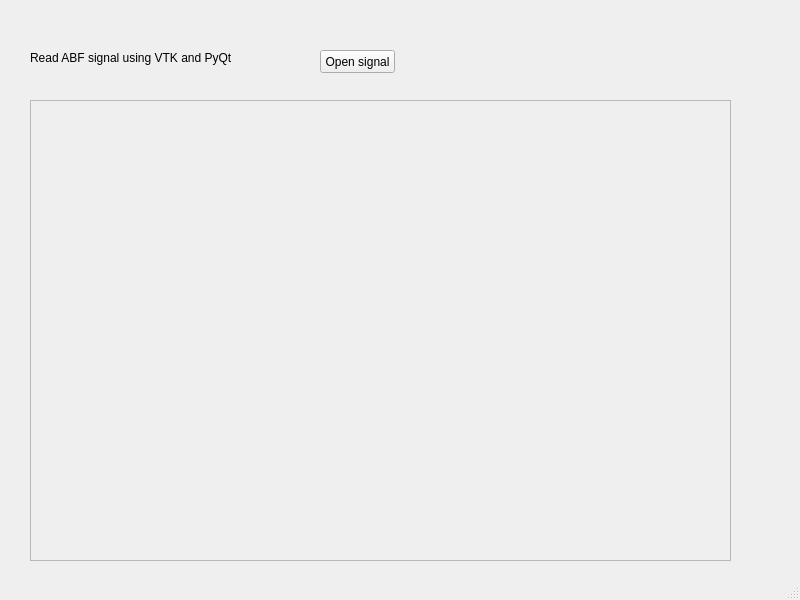
<?xml version="1.0" encoding="UTF-8"?>
<ui version="4.0">
 <class>MainWindow</class>
 <widget class="QMainWindow" name="MainWindow">
  <property name="geometry">
   <rect>
    <x>0</x>
    <y>0</y>
    <width>800</width>
    <height>600</height>
   </rect>
  </property>
  <property name="windowTitle">
   <string>MainWindow</string>
  </property>
  <widget class="QWidget" name="centralwidget">
   <widget class="QLabel" name="label">
    <property name="geometry">
     <rect>
      <x>30</x>
      <y>50</y>
      <width>241</width>
      <height>16</height>
     </rect>
    </property>
    <property name="text">
    <string>Read ABF signal using VTK and PyQt</string>
    </property>
   </widget>
   <widget class="QFrame" name="VtkViewr">
    <property name="geometry">
     <rect>
      <x>30</x>
      <y>100</y>
      <width>701</width>
      <height>461</height>
     </rect>
    </property>
    <property name="frameShape">
     <enum>QFrame::StyledPanel</enum>
    </property>
    <property name="frameShadow">
     <enum>QFrame::Raised</enum>
    </property>
   </widget>
   <widget class="QPushButton" name="Btn_abrir_senal">
    <property name="geometry">
     <rect>
      <x>320</x>
      <y>50</y>
      <width>75</width>
      <height>23</height>
     </rect>
    </property>
    <property name="text">
    <string>Open signal</string>
    </property>
   </widget>
  </widget>
  <widget class="QMenuBar" name="menubar">
   <property name="geometry">
    <rect>
     <x>0</x>
     <y>0</y>
     <width>800</width>
     <height>21</height>
    </rect>
   </property>
  </widget>
  <widget class="QStatusBar" name="statusbar"/>
 </widget>
 <resources/>
 <connections/>
</ui>
